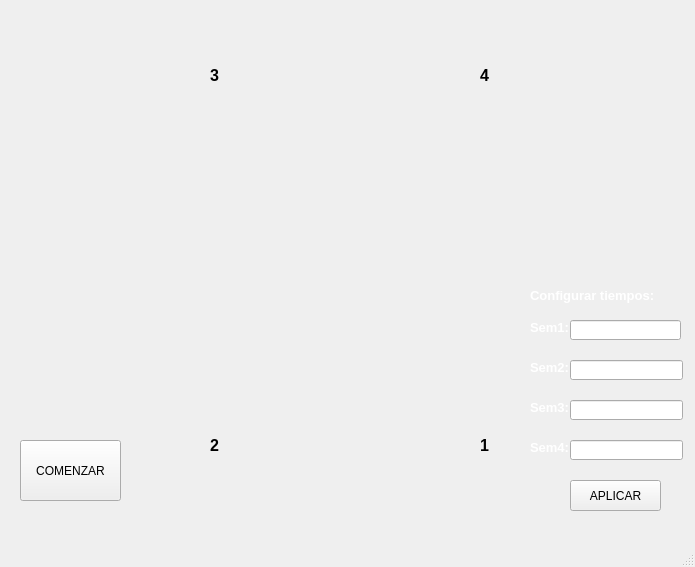
<?xml version="1.0" encoding="UTF-8"?>
<ui version="4.0">
 <class>Ventana</class>
 <widget class="QMainWindow" name="Ventana">
  <property name="geometry">
   <rect>
    <x>0</x>
    <y>0</y>
    <width>695</width>
    <height>567</height>
   </rect>
  </property>
  <property name="windowTitle">
   <string>MainWindow</string>
  </property>
  <widget class="QWidget" name="centralwidget">
   <widget class="QLabel" name="fondo">
    <property name="geometry">
     <rect>
      <x>-4</x>
      <y>-8</y>
      <width>741</width>
      <height>541</height>
     </rect>
    </property>
    <property name="text">
     <string>&lt;html&gt;&lt;head/&gt;&lt;body&gt;&lt;p&gt;&lt;img src=&quot;:/newPrefix/Fondo.png&quot;/&gt;&lt;/p&gt;&lt;/body&gt;&lt;/html&gt;</string>
    </property>
   </widget>
   <widget class="QLabel" name="sem1">
    <property name="geometry">
     <rect>
      <x>470</x>
      <y>370</y>
      <width>31</width>
      <height>71</height>
     </rect>
    </property>
    <property name="text">
     <string>&lt;html&gt;&lt;head/&gt;&lt;body&gt;&lt;p&gt;&lt;img src=&quot;:/newPrefix/SemaforoRO.png&quot;/&gt;&lt;/p&gt;&lt;/body&gt;&lt;/html&gt;</string>
    </property>
   </widget>
   <widget class="QLabel" name="sem2">
    <property name="geometry">
     <rect>
      <x>200</x>
      <y>370</y>
      <width>31</width>
      <height>71</height>
     </rect>
    </property>
    <property name="text">
     <string>&lt;html&gt;&lt;head/&gt;&lt;body&gt;&lt;p&gt;&lt;img src=&quot;:/newPrefix/SemaforoRO.png&quot;/&gt;&lt;/p&gt;&lt;/body&gt;&lt;/html&gt;</string>
    </property>
   </widget>
   <widget class="QLabel" name="sem3">
    <property name="geometry">
     <rect>
      <x>200</x>
      <y>80</y>
      <width>31</width>
      <height>71</height>
     </rect>
    </property>
    <property name="text">
     <string>&lt;html&gt;&lt;head/&gt;&lt;body&gt;&lt;p&gt;&lt;img src=&quot;:/newPrefix/SemaforoRO.png&quot;/&gt;&lt;/p&gt;&lt;/body&gt;&lt;/html&gt;</string>
    </property>
   </widget>
   <widget class="QLabel" name="sem4">
    <property name="geometry">
     <rect>
      <x>470</x>
      <y>80</y>
      <width>31</width>
      <height>71</height>
     </rect>
    </property>
    <property name="text">
     <string>&lt;html&gt;&lt;head/&gt;&lt;body&gt;&lt;p&gt;&lt;img src=&quot;:/newPrefix/SemaforoRO.png&quot;/&gt;&lt;/p&gt;&lt;/body&gt;&lt;/html&gt;</string>
    </property>
   </widget>
   <widget class="QLabel" name="label">
    <property name="geometry">
     <rect>
      <x>480</x>
      <y>430</y>
      <width>41</width>
      <height>31</height>
     </rect>
    </property>
    <property name="text">
     <string>&lt;html&gt;&lt;head/&gt;&lt;body&gt;&lt;p&gt;&lt;span style=&quot; font-size:12pt; font-weight:600; color:#000000;&quot;&gt;1&lt;/span&gt;&lt;/p&gt;&lt;/body&gt;&lt;/html&gt;</string>
    </property>
   </widget>
   <widget class="QLabel" name="label_2">
    <property name="geometry">
     <rect>
      <x>210</x>
      <y>430</y>
      <width>20</width>
      <height>31</height>
     </rect>
    </property>
    <property name="text">
     <string>&lt;html&gt;&lt;head/&gt;&lt;body&gt;&lt;p&gt;&lt;span style=&quot; font-size:12pt; font-weight:600; color:#000000;&quot;&gt;2&lt;/span&gt;&lt;/p&gt;&lt;/body&gt;&lt;/html&gt;</string>
    </property>
   </widget>
   <widget class="QLabel" name="label_3">
    <property name="geometry">
     <rect>
      <x>210</x>
      <y>60</y>
      <width>16</width>
      <height>31</height>
     </rect>
    </property>
    <property name="text">
     <string>&lt;html&gt;&lt;head/&gt;&lt;body&gt;&lt;p&gt;&lt;span style=&quot; font-size:12pt; font-weight:600; color:#000000;&quot;&gt;3&lt;/span&gt;&lt;/p&gt;&lt;/body&gt;&lt;/html&gt;</string>
    </property>
   </widget>
   <widget class="QLabel" name="label_4">
    <property name="geometry">
     <rect>
      <x>480</x>
      <y>60</y>
      <width>47</width>
      <height>31</height>
     </rect>
    </property>
    <property name="text">
     <string>&lt;html&gt;&lt;head/&gt;&lt;body&gt;&lt;p&gt;&lt;span style=&quot; font-size:12pt; font-weight:600; color:#000000;&quot;&gt;4&lt;/span&gt;&lt;/p&gt;&lt;/body&gt;&lt;/html&gt;</string>
    </property>
   </widget>
   <widget class="QLabel" name="configuracion">
    <property name="geometry">
     <rect>
      <x>520</x>
      <y>220</y>
      <width>201</width>
      <height>321</height>
     </rect>
    </property>
    <property name="text">
     <string>&lt;html&gt;&lt;head/&gt;&lt;body&gt;&lt;p&gt;&lt;img src=&quot;:/newPrefix/configuracion.png&quot;/&gt;&lt;/p&gt;&lt;/body&gt;&lt;/html&gt;</string>
    </property>
   </widget>
   <widget class="QPushButton" name="empezar">
    <property name="geometry">
     <rect>
      <x>20</x>
      <y>440</y>
      <width>101</width>
      <height>61</height>
     </rect>
    </property>
    <property name="styleSheet">
     <string notr="true">
font: 75 10pt &quot;Arial&quot;;</string>
    </property>
    <property name="text">
     <string>COMENZAR</string>
    </property>
   </widget>
   <widget class="QLineEdit" name="leer1">
    <property name="geometry">
     <rect>
      <x>570</x>
      <y>320</y>
      <width>111</width>
      <height>20</height>
     </rect>
    </property>
   </widget>
   <widget class="QLineEdit" name="leer2">
    <property name="geometry">
     <rect>
      <x>570</x>
      <y>360</y>
      <width>113</width>
      <height>20</height>
     </rect>
    </property>
   </widget>
   <widget class="QLineEdit" name="leer3">
    <property name="geometry">
     <rect>
      <x>570</x>
      <y>400</y>
      <width>113</width>
      <height>20</height>
     </rect>
    </property>
   </widget>
   <widget class="QLineEdit" name="leer4">
    <property name="geometry">
     <rect>
      <x>570</x>
      <y>440</y>
      <width>113</width>
      <height>20</height>
     </rect>
    </property>
   </widget>
   <widget class="QLabel" name="label_5">
    <property name="geometry">
     <rect>
      <x>530</x>
      <y>280</y>
      <width>161</width>
      <height>31</height>
     </rect>
    </property>
    <property name="text">
     <string>&lt;html&gt;&lt;head/&gt;&lt;body&gt;&lt;p&gt;&lt;span style=&quot; font-size:10pt; font-weight:600; color:#ffffff;&quot;&gt;Configurar tiempos:&lt;/span&gt;&lt;/p&gt;&lt;/body&gt;&lt;/html&gt;</string>
    </property>
   </widget>
   <widget class="QLabel" name="label_6">
    <property name="geometry">
     <rect>
      <x>530</x>
      <y>320</y>
      <width>47</width>
      <height>13</height>
     </rect>
    </property>
    <property name="text">
     <string>&lt;html&gt;&lt;head/&gt;&lt;body&gt;&lt;p&gt;&lt;span style=&quot; font-size:10pt; font-weight:600; color:#ffffff;&quot;&gt;Sem1:&lt;/span&gt;&lt;/p&gt;&lt;/body&gt;&lt;/html&gt;</string>
    </property>
   </widget>
   <widget class="QLabel" name="label_7">
    <property name="geometry">
     <rect>
      <x>530</x>
      <y>360</y>
      <width>47</width>
      <height>13</height>
     </rect>
    </property>
    <property name="text">
     <string>&lt;html&gt;&lt;head/&gt;&lt;body&gt;&lt;p&gt;&lt;span style=&quot; font-size:10pt; font-weight:600; color:#ffffff;&quot;&gt;Sem2:&lt;/span&gt;&lt;/p&gt;&lt;/body&gt;&lt;/html&gt;</string>
    </property>
   </widget>
   <widget class="QLabel" name="label_8">
    <property name="geometry">
     <rect>
      <x>530</x>
      <y>400</y>
      <width>47</width>
      <height>13</height>
     </rect>
    </property>
    <property name="text">
     <string>&lt;html&gt;&lt;head/&gt;&lt;body&gt;&lt;p&gt;&lt;span style=&quot; font-size:10pt; font-weight:600; color:#ffffff;&quot;&gt;Sem3:&lt;/span&gt;&lt;/p&gt;&lt;/body&gt;&lt;/html&gt;</string>
    </property>
   </widget>
   <widget class="QLabel" name="label_9">
    <property name="geometry">
     <rect>
      <x>530</x>
      <y>440</y>
      <width>47</width>
      <height>13</height>
     </rect>
    </property>
    <property name="text">
     <string>&lt;html&gt;&lt;head/&gt;&lt;body&gt;&lt;p&gt;&lt;span style=&quot; font-size:10pt; font-weight:600; color:#ffffff;&quot;&gt;Sem4:&lt;/span&gt;&lt;/p&gt;&lt;/body&gt;&lt;/html&gt;</string>
    </property>
   </widget>
   <widget class="QPushButton" name="aplicar">
    <property name="geometry">
     <rect>
      <x>570</x>
      <y>480</y>
      <width>91</width>
      <height>31</height>
     </rect>
    </property>
    <property name="text">
     <string>APLICAR</string>
    </property>
   </widget>
  </widget>
  <widget class="QMenuBar" name="menubar">
   <property name="geometry">
    <rect>
     <x>0</x>
     <y>0</y>
     <width>695</width>
     <height>21</height>
    </rect>
   </property>
  </widget>
  <widget class="QStatusBar" name="statusbar"/>
 </widget>
 <resources>
  <include location="SR.qrc"/>
 </resources>
 <connections/>
</ui>
